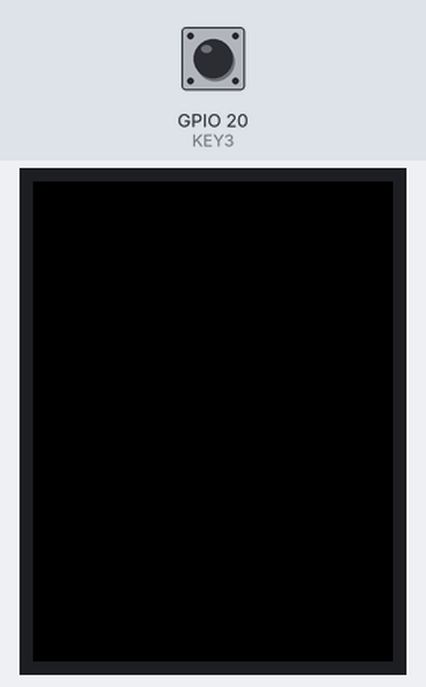
This program was run on a simulated ESP32-C3. Parts: 240×320 colour display. Inputs (shaded band) come from the test bench; at power-on: GPIO 20 (KEY3) HIGH.

Above: at 1.0 s.
1.1 s: GPIO 20 (KEY3) pulled LOW for 0.15 s
At 1.37 s:
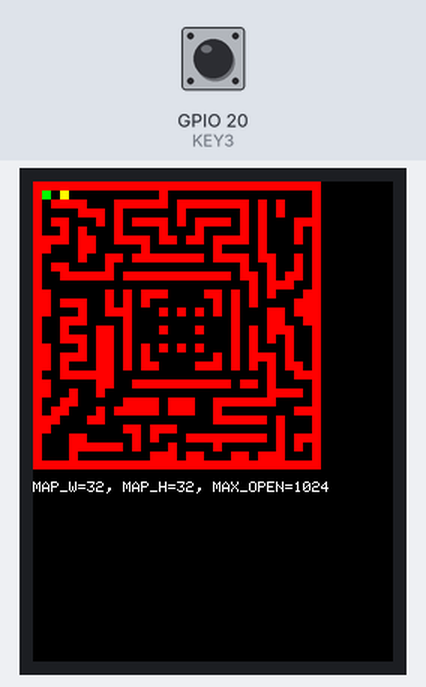
1.8 s: GPIO 20 (KEY3) pulled LOW for 1 s
At 2.84 s:
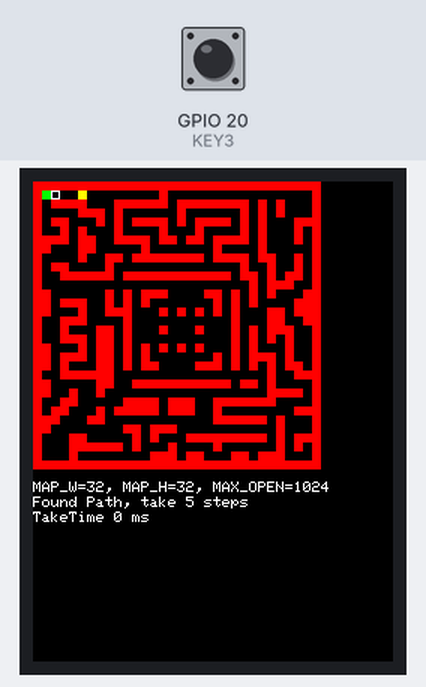
3.4 s: GPIO 20 (KEY3) pulled LOW for 1 s
At 4.0 s:
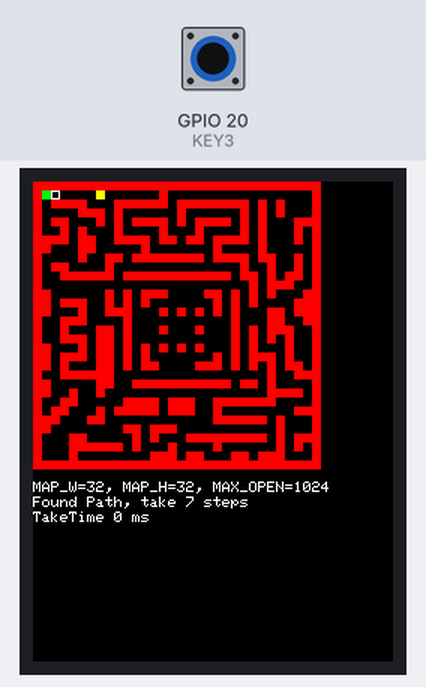
5.0 s: GPIO 20 (KEY3) pulled LOW for 3.2 s
At 9.02 s:
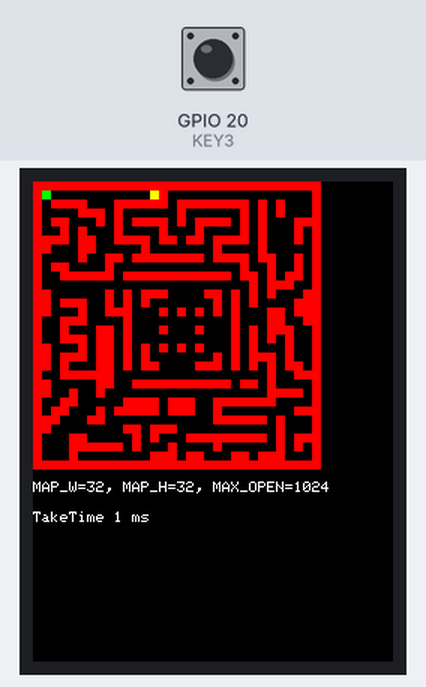
Timing chart, 0 to 9.8 s (numbered marks = the images above; inputs shaded):
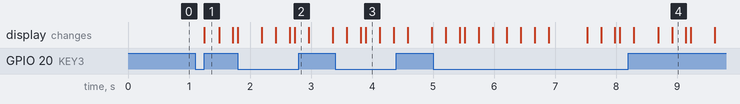

Measured:
- after the input at 1.1 s, the display: changes after 0.15 s (image 1)

The program:

main.cpp
```cpp
#include <Arduino.h>
#include <TFT_eSPI.h>
#include <astar.h>
#include <map_barrier.h>
// 全局显示对象
TFT_eSPI tft = TFT_eSPI();          // 主显示对象
TFT_eSprite bf = TFT_eSprite(&tft); // 主显示全缓冲区（240x320）

#define PIX_OBSTACLE TFT_RED // 障碍点亮
#define PIX_PATH TFT_WHITE   // 路径也点亮（想区分可改成 2 或反色）
#define PIX_EMPTY TFT_BLACK  // 空地熄灭
#define RATIO 6              // 地图在屏幕上的缩放系数
Point path[MAX_PATH];
int path_len;

#define KEY1 9
#define KEY2 10
#define KEY3 20
Point start = {1, 1};
Point goal = {1, 1};
void setup()
{
    tft.init();
    tft.fillScreen(TFT_BLACK);
    tft.setRotation(0);
    bf.createSprite(TFT_WIDTH, TFT_HEIGHT);
    bf.setTextColor(TFT_WHITE, TFT_BLACK);
    bf.setTextSize(1);

    astar_init();
    build_complex_map();
    while (digitalRead(KEY3) != 0);
}

void loop()
{
    goal.x++;
    do
    {
        goal.x++;
        if (goal.x > 30)
        {
            goal.x = 1;
            goal.y++;
            if (goal.y > 30)
            {
                goal.y = 1;
            }
        }
    } while (map_get(goal.x, goal.y) == 1);

    bf.fillScreen(TFT_BLACK);
    bf.setCursor(0, 200);
    bf.printf("MAP_W=%u, MAP_H=%u, MAX_OPEN=%u\n", MAP_W, MAP_H, MAX_OPEN);
    bf.fillRect(RATIO * start.x, RATIO * start.y, RATIO, RATIO, TFT_GREEN);
    bf.fillRect(RATIO * goal.x, RATIO * goal.y, RATIO, RATIO, TFT_YELLOW);
    for (uint16_t i = 0; i < BARRIER_NUM; i++)
    {
        bf.fillRect(RATIO * BARRIERS[i].x, RATIO * BARRIERS[i].y, RATIO, RATIO, TFT_RED);
    }
    bf.pushSprite(0, 0);

    astar_reset();
    build_complex_map();
    uint32_t timestamp = millis();
    path_len = astar_search(start, goal, path);
    bf.setCursor(0, 220);
    bf.printf("TakeTime %u ms", millis() - timestamp);
    bf.pushSprite(0, 0);

    if (path_len > 0)
    {
        bf.setCursor(0, 210);
        bf.printf("Found Path, take %d steps", path_len);
        bf.pushSprite(0, 0);
        for (int kk = 1; kk < path_len - 1; kk++)
        {
            bf.drawRect(RATIO * path[kk].x, RATIO * path[kk].y, RATIO, RATIO, TFT_WHITE);
            if (digitalRead(KEY3) == 0)
                bf.pushSprite(0, 0);
        }
        bf.pushSprite(0, 0);
    }
    else
    {
        bf.setCursor(0, 210);
        bf.printf("Not Found Path: %d,%d,%d", path_len, map_get(start.x, start.y), map_get(goal.x, goal.y));
        bf.pushSprite(0, 0);
    }
    delay(10);
}
```
